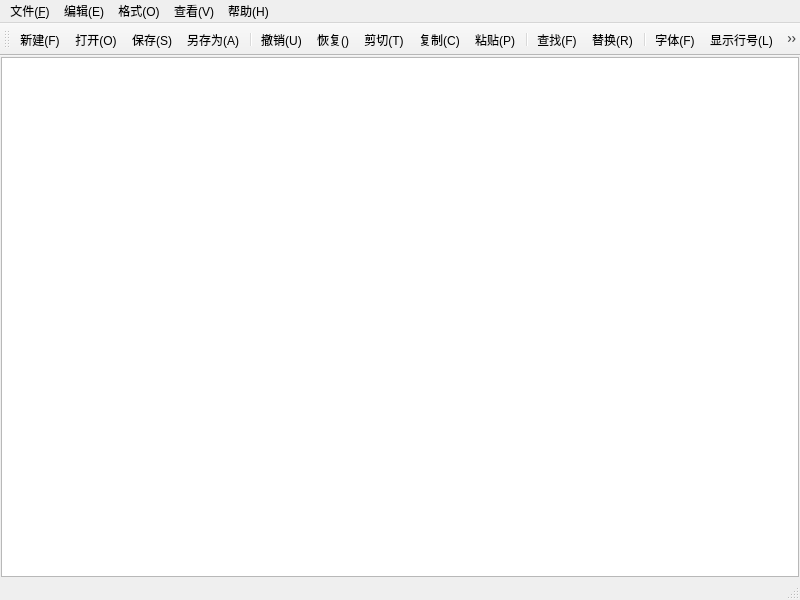
<?xml version="1.0" encoding="UTF-8"?>
<ui version="4.0">
 <class>MainWindow</class>
 <widget class="QMainWindow" name="MainWindow">
  <property name="geometry">
   <rect>
    <x>0</x>
    <y>0</y>
    <width>800</width>
    <height>600</height>
   </rect>
  </property>
  <property name="windowTitle">
   <string>MainWindow</string>
  </property>
  <widget class="QWidget" name="centralwidget">
   <layout class="QVBoxLayout" name="verticalLayout">
    <property name="spacing">
     <number>0</number>
    </property>
    <property name="leftMargin">
     <number>1</number>
    </property>
    <property name="topMargin">
     <number>1</number>
    </property>
    <property name="rightMargin">
     <number>1</number>
    </property>
    <property name="bottomMargin">
     <number>1</number>
    </property>
    <item>
     <widget class="CodeEditor" name="textEdit"/>
    </item>
   </layout>
  </widget>
  <widget class="QMenuBar" name="menubar">
   <property name="geometry">
    <rect>
     <x>0</x>
     <y>0</y>
     <width>800</width>
     <height>23</height>
    </rect>
   </property>
   <widget class="QMenu" name="menu">
    <property name="title">
     <string>文件(&amp;F)</string>
    </property>
    <addaction name="actionNew"/>
    <addaction name="actionOpen"/>
    <addaction name="actionSave"/>
    <addaction name="actionSaveAs"/>
    <addaction name="separator"/>
    <addaction name="actionExit"/>
   </widget>
   <widget class="QMenu" name="menu_E">
    <property name="title">
     <string>编辑(E)</string>
    </property>
    <addaction name="actionUndo"/>
    <addaction name="actionRedo"/>
    <addaction name="actionCut"/>
    <addaction name="actionCopy"/>
    <addaction name="actionPaste"/>
    <addaction name="separator"/>
    <addaction name="actionFind"/>
    <addaction name="actionReplace"/>
    <addaction name="separator"/>
    <addaction name="actionelectAll"/>
   </widget>
   <widget class="QMenu" name="menu_O">
    <property name="title">
     <string>格式(O)</string>
    </property>
    <addaction name="actionWordWrap"/>
    <addaction name="actionShowNumber"/>
    <addaction name="actionFont"/>
    <addaction name="actionFontColor"/>
    <addaction name="separator"/>
    <addaction name="actionFontBackgroundColor"/>
    <addaction name="actionEditBackgroundColor"/>
   </widget>
   <widget class="QMenu" name="menu_V">
    <property name="title">
     <string>查看(V)</string>
    </property>
    <addaction name="actionToolBar"/>
    <addaction name="actionStatusBar"/>
   </widget>
   <widget class="QMenu" name="menu_H">
    <property name="title">
     <string>帮助(H)</string>
    </property>
    <addaction name="actionAbout"/>
   </widget>
   <addaction name="menu"/>
   <addaction name="menu_E"/>
   <addaction name="menu_O"/>
   <addaction name="menu_V"/>
   <addaction name="menu_H"/>
  </widget>
  <widget class="QStatusBar" name="statusbar"/>
  <widget class="QToolBar" name="toolBar">
   <property name="windowTitle">
    <string>toolBar</string>
   </property>
   <attribute name="toolBarArea">
    <enum>TopToolBarArea</enum>
   </attribute>
   <attribute name="toolBarBreak">
    <bool>false</bool>
   </attribute>
   <addaction name="actionNew"/>
   <addaction name="actionOpen"/>
   <addaction name="actionSave"/>
   <addaction name="actionSaveAs"/>
   <addaction name="separator"/>
   <addaction name="actionUndo"/>
   <addaction name="actionRedo"/>
   <addaction name="actionCut"/>
   <addaction name="actionCopy"/>
   <addaction name="actionPaste"/>
   <addaction name="separator"/>
   <addaction name="actionFind"/>
   <addaction name="actionReplace"/>
   <addaction name="separator"/>
   <addaction name="actionFont"/>
   <addaction name="actionShowNumber"/>
   <addaction name="actionWordWrap"/>
   <addaction name="separator"/>
   <addaction name="actionToolBar"/>
   <addaction name="actionStatusBar"/>
  </widget>
  <action name="actionNew">
   <property name="icon">
    <iconset resource="notepad.qrc">
     <normaloff>:/img/filenew.png</normaloff>:/img/filenew.png</iconset>
   </property>
   <property name="text">
    <string>新建(&amp;F)</string>
   </property>
   <property name="toolTip">
    <string>新建</string>
   </property>
   <property name="shortcut">
    <string>Ctrl+N</string>
   </property>
  </action>
  <action name="actionOpen">
   <property name="icon">
    <iconset resource="notepad.qrc">
     <normaloff>:/img/fileopen.png</normaloff>:/img/fileopen.png</iconset>
   </property>
   <property name="text">
    <string>打开(&amp;O)</string>
   </property>
   <property name="toolTip">
    <string>打开</string>
   </property>
   <property name="shortcut">
    <string>Ctrl+O</string>
   </property>
  </action>
  <action name="actionSave">
   <property name="icon">
    <iconset resource="notepad.qrc">
     <normaloff>:/img/filesave.png</normaloff>:/img/filesave.png</iconset>
   </property>
   <property name="text">
    <string>保存(&amp;S)</string>
   </property>
   <property name="toolTip">
    <string>保存</string>
   </property>
   <property name="shortcut">
    <string>Ctrl+S</string>
   </property>
  </action>
  <action name="actionSaveAs">
   <property name="icon">
    <iconset resource="notepad.qrc">
     <normaloff>:/img/saveAs.png</normaloff>:/img/saveAs.png</iconset>
   </property>
   <property name="text">
    <string>另存为(&amp;A)</string>
   </property>
   <property name="toolTip">
    <string>另存为</string>
   </property>
  </action>
  <action name="actionExit">
   <property name="text">
    <string>退出(&amp;X)</string>
   </property>
   <property name="toolTip">
    <string>退出</string>
   </property>
  </action>
  <action name="actionUndo">
   <property name="icon">
    <iconset resource="notepad.qrc">
     <normaloff>:/img/undo.png</normaloff>:/img/undo.png</iconset>
   </property>
   <property name="text">
    <string>撤销(&amp;U)</string>
   </property>
   <property name="toolTip">
    <string>撤销</string>
   </property>
   <property name="shortcut">
    <string>Ctrl+Z</string>
   </property>
  </action>
  <action name="actionCut">
   <property name="icon">
    <iconset resource="notepad.qrc">
     <normaloff>:/img/cut.png</normaloff>:/img/cut.png</iconset>
   </property>
   <property name="text">
    <string>剪切(&amp;T)</string>
   </property>
   <property name="toolTip">
    <string>剪切</string>
   </property>
   <property name="shortcut">
    <string>Ctrl+X</string>
   </property>
  </action>
  <action name="actionCopy">
   <property name="icon">
    <iconset resource="notepad.qrc">
     <normaloff>:/img/copy.png</normaloff>:/img/copy.png</iconset>
   </property>
   <property name="text">
    <string>复制(&amp;C)</string>
   </property>
   <property name="toolTip">
    <string>复制</string>
   </property>
   <property name="shortcut">
    <string>Ctrl+C</string>
   </property>
  </action>
  <action name="actionPaste">
   <property name="icon">
    <iconset resource="notepad.qrc">
     <normaloff>:/img/paste.png</normaloff>:/img/paste.png</iconset>
   </property>
   <property name="text">
    <string>粘贴(&amp;P)</string>
   </property>
   <property name="toolTip">
    <string>粘贴</string>
   </property>
   <property name="shortcut">
    <string>Ctrl+V</string>
   </property>
  </action>
  <action name="actionFind">
   <property name="icon">
    <iconset resource="notepad.qrc">
     <normaloff>:/img/find.png</normaloff>:/img/find.png</iconset>
   </property>
   <property name="text">
    <string>查找(F)</string>
   </property>
   <property name="toolTip">
    <string>查找</string>
   </property>
   <property name="shortcut">
    <string>Ctrl+F</string>
   </property>
  </action>
  <action name="actionReplace">
   <property name="icon">
    <iconset resource="notepad.qrc">
     <normaloff>:/img/replace.png</normaloff>:/img/replace.png</iconset>
   </property>
   <property name="text">
    <string>替换(&amp;R)</string>
   </property>
   <property name="toolTip">
    <string>替换</string>
   </property>
   <property name="shortcut">
    <string>Ctrl+H</string>
   </property>
  </action>
  <action name="actionFont">
   <property name="icon">
    <iconset resource="notepad.qrc">
     <normaloff>:/img/font.png</normaloff>:/img/font.png</iconset>
   </property>
   <property name="text">
    <string>字体(&amp;F)</string>
   </property>
   <property name="toolTip">
    <string>字体</string>
   </property>
  </action>
  <action name="actionWordWrap">
   <property name="icon">
    <iconset resource="notepad.qrc">
     <normaloff>:/img/wrap.png</normaloff>:/img/wrap.png</iconset>
   </property>
   <property name="text">
    <string>自动换行(&amp;W)</string>
   </property>
   <property name="toolTip">
    <string>自动换行</string>
   </property>
  </action>
  <action name="actionelectAll">
   <property name="text">
    <string>全选(&amp;A)</string>
   </property>
   <property name="toolTip">
    <string>全选</string>
   </property>
   <property name="shortcut">
    <string>Ctrl+V</string>
   </property>
  </action>
  <action name="actionAbout">
   <property name="text">
    <string>关于(&amp;A)</string>
   </property>
   <property name="toolTip">
    <string>关于</string>
   </property>
  </action>
  <action name="actionShowNumber">
   <property name="checkable">
    <bool>true</bool>
   </property>
   <property name="icon">
    <iconset resource="notepad.qrc">
     <normaloff>:/img/shownumber.png</normaloff>:/img/shownumber.png</iconset>
   </property>
   <property name="text">
    <string>显示行号(&amp;L)</string>
   </property>
   <property name="toolTip">
    <string>显示行号</string>
   </property>
   <property name="shortcut">
    <string>Ctrl+L</string>
   </property>
  </action>
  <action name="actionFontColor">
   <property name="text">
    <string>字体颜色</string>
   </property>
   <property name="toolTip">
    <string>设置字体颜色</string>
   </property>
  </action>
  <action name="actionEditBackgroundColor">
   <property name="text">
    <string>编辑器背景色</string>
   </property>
   <property name="toolTip">
    <string>设置编辑器背景色</string>
   </property>
  </action>
  <action name="actionFontBackgroundColor">
   <property name="text">
    <string>字体背景色</string>
   </property>
   <property name="toolTip">
    <string>字体背景色</string>
   </property>
  </action>
  <action name="actionToolBar">
   <property name="icon">
    <iconset resource="notepad.qrc">
     <normaloff>:/img/toolbar.png</normaloff>:/img/toolbar.png</iconset>
   </property>
   <property name="text">
    <string>工具栏(&amp;T)</string>
   </property>
   <property name="toolTip">
    <string>工具栏</string>
   </property>
  </action>
  <action name="actionStatusBar">
   <property name="icon">
    <iconset resource="notepad.qrc">
     <normaloff>:/img/statusbar.png</normaloff>:/img/statusbar.png</iconset>
   </property>
   <property name="text">
    <string>状态栏(&amp;S)</string>
   </property>
   <property name="toolTip">
    <string>状态栏</string>
   </property>
  </action>
  <action name="actionRedo">
   <property name="icon">
    <iconset resource="notepad.qrc">
     <normaloff>:/img/redo.png</normaloff>:/img/redo.png</iconset>
   </property>
   <property name="text">
    <string>恢复(&amp;)</string>
   </property>
   <property name="toolTip">
    <string>恢复</string>
   </property>
   <property name="shortcut">
    <string>Ctrl+Shift+Z</string>
   </property>
  </action>
 </widget>
 <customwidgets>
  <customwidget>
   <class>CodeEditor</class>
   <extends>QPlainTextEdit</extends>
   <header location="global">codeeditor.h</header>
  </customwidget>
 </customwidgets>
 <resources>
  <include location="notepad.qrc"/>
 </resources>
 <connections/>
</ui>
